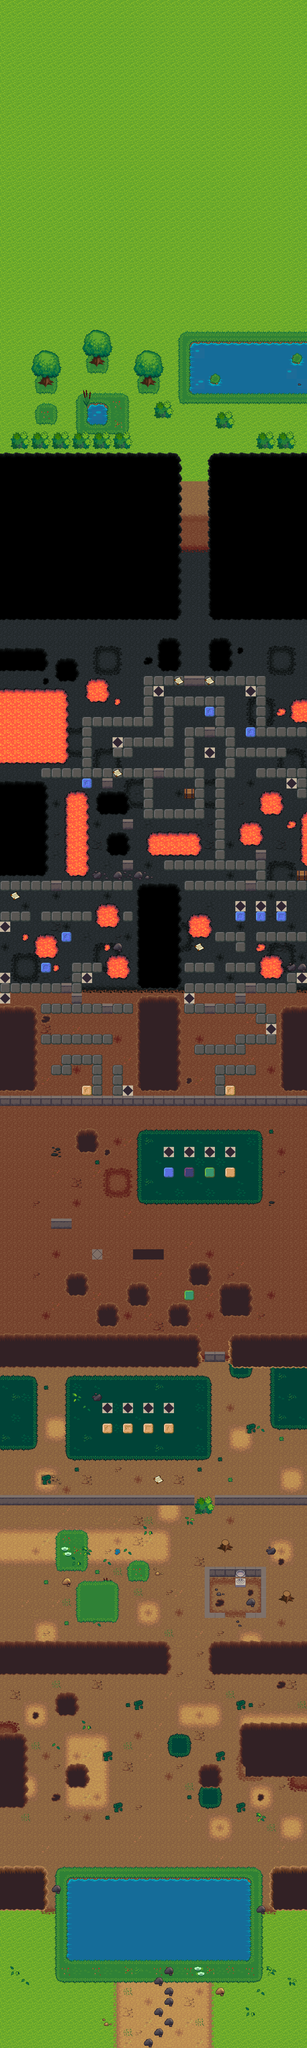

A level layout from a 2D game, rendered from its tile map. Below: a short description, then the map file with tile-grid data replaced by summaries:
An orthogonal 30x200 tile map with 32x32 px tiles, 22 tile layers (collision, ground, road, grass, ...), 5 hidden layers not drawn, 4 tilesets and 68 objects (22x door, 11x paper, 2x win, 2x key, triangleplatform, ...).

<map version="1.0" orientation="orthogonal" width="30" height="200" tilewidth="32" tileheight="32">
 <tileset firstgid="1" name="allterrain" tilewidth="32" tileheight="32">
  <image source="allterrain.png" width="672" height="1200" />
  <tile id="496">
   <properties>
    <property name="block" value="yellow" />
   </properties>
  </tile>
  <tile id="497">
   <properties>
    <property name="block" value="x" />
   </properties>
  </tile>
  <tile id="499">
   <properties>
    <property name="block" value="square" />
   </properties>
  </tile>
  <tile id="500">
   <properties>
    <property name="block" value="triangle" />
   </properties>
  </tile>
  <tile id="501">
   <properties>
    <property name="block" value="star" />
   </properties>
  </tile>
  <tile id="580">
   <properties>
    <property name="block" value="green" />
   </properties>
  </tile>
  <tile id="601">
   <properties>
    <property name="block" value="blue" />
   </properties>
  </tile>
  <tile id="603">
   <properties>
    <property name="block" value="circle" />
   </properties>
  </tile>
  <tile id="605">
   <properties>
    <property name="block" value="triangle" />
   </properties>
  </tile>
  <tile id="606">
   <properties>
    <property name="block" value="star" />
   </properties>
  </tile>
  <tile id="643">
   <properties>
    <property name="block" value="purple" />
   </properties>
  </tile>
 </tileset>
 <tileset firstgid="778" name="base_out_atlas" tilewidth="32" tileheight="32">
  <image source="base_out_atlas.png" width="1024" height="1024" />
 </tileset>
 <tileset firstgid="1802" name="terrain_atlas" tilewidth="32" tileheight="32">
  <image source="terrain_atlas.png" width="1024" height="1024" />
 </tileset>
 <tileset firstgid="2826" name="meta_tiles" tilewidth="32" tileheight="32">
  <image source="meta_tiles.png" width="67" height="34" />
  <tile id="0">
   <properties>
    <property name="collidable" value="true" />
   </properties>
  </tile>
 </tileset>
 <layer name="collision" width="30" height="200">
  <properties>
   <property name="collision" value="true" />
  </properties>
  <data>[6000 cells, 2279 non-empty, 1 distinct tile ids]</data>
 </layer>
 <layer name="ground" width="30" height="200">
  <data>[6000 cells, 6000 non-empty, 2 distinct tile ids]</data>
 </layer>
 <layer name="road" width="30" height="200">
  <data>[6000 cells, 4761 non-empty, 65 distinct tile ids]</data>
 </layer>
 <layer name="grass" width="30" height="200">
  <data>[6000 cells, 4123 non-empty, 106 distinct tile ids]</data>
 </layer>
 <layer name="moreground" width="30" height="200">
  <data>[6000 cells, 19 non-empty, 2 distinct tile ids]</data>
 </layer>
 <layer name="moreroad" width="30" height="200">
  <data>[6000 cells, 1368 non-empty, 2 distinct tile ids]</data>
 </layer>
 <layer name="roads" width="30" height="200">
  <data>[6000 cells, 224 non-empty, 34 distinct tile ids]</data>
 </layer>
 <layer name="walls" width="30" height="200">
  <data>[6000 cells, 1409 non-empty, 92 distinct tile ids]</data>
 </layer>
 <layer name="pondempty" width="30" height="200">
  <properties>
   <property name="visible" value="false" />
  </properties>
  <data>[6000 cells, 1 non-empty, 1 distinct tile ids]</data>
 </layer>
 <layer name="cupVanish" width="30" height="200">
  <data>[6000 cells, 2 non-empty, 2 distinct tile ids]</data>
 </layer>
 <layer name="lake" width="30" height="200">
  <properties>
   <property name="visible" value="false" />
  </properties>
  <data>[6000 cells, 42 non-empty, 12 distinct tile ids]</data>
 </layer>
 <layer name="lake2" width="30" height="200">
  <properties>
   <property name="visible" value="false" />
  </properties>
  <data>[6000 cells, 28 non-empty, 8 distinct tile ids]</data>
 </layer>
 <layer name="lakecollidable3" width="30" height="200">
  <properties>
   <property name="collision" value="true" />
   <property name="lakeKey" value="2" />
  </properties>
  <data>[6000 cells, 28 non-empty, 2 distinct tile ids]</data>
 </layer>
 <layer name="lakecollidable2" width="30" height="200">
  <properties>
   <property name="collision" value="true" />
   <property name="lakeKey" value="2" />
  </properties>
  <data>[6000 cells, 28 non-empty, 5 distinct tile ids]</data>
 </layer>
 <layer name="lakecollidable" width="30" height="200">
  <properties>
   <property name="collision" value="true" />
   <property name="lakeKey" value="1" />
  </properties>
  <data>[6000 cells, 63 non-empty, 3 distinct tile ids]</data>
 </layer>
 <layer name="platformBase" width="30" height="200">
  <data>[6000 cells, 26 non-empty, 1 distinct tile ids]</data>
 </layer>
 <layer name="platformTiles" width="30" height="200">
  <data>[6000 cells, 29 non-empty, 3 distinct tile ids]</data>
 </layer>
 <objectgroup name="platforms" width="30" height="200">
  <object name="triangleplatform" gid="471" x="320" y="4416">
   <properties>
    <property name="block" value="triangle" />
    <property name="key" value="puzzle4DoorKey" />
    <property name="toggle" value="key" />
    <property name="vanish" value="true" />
   </properties>
  </object>
  <object name="starplatform" gid="471" x="384" y="4416">
   <properties>
    <property name="block" value="star" />
    <property name="key" value="puzzle4DoorKey" />
    <property name="toggle" value="key" />
    <property name="vanish" value="true" />
   </properties>
  </object>
  <object name="xplatform" gid="471" x="448" y="4416">
   <properties>
    <property name="block" value="x" />
    <property name="key" value="puzzle4DoorKey" />
    <property name="toggle" value="key" />
    <property name="vanish" value="true" />
   </properties>
  </object>
  <object name="squareplatform" gid="471" x="512" y="4416">
   <properties>
    <property name="block" value="square" />
    <property name="key" value="puzzle4DoorKey" />
    <property name="toggle" value="key" />
    <property name="vanish" value="true" />
   </properties>
  </object>
  <object name="yellowplatform" gid="471" x="512" y="3616">
   <properties>
    <property name="block" value="yellow" />
    <property name="key" value="doorKey" />
    <property name="toggle" value="key" />
   </properties>
  </object>
  </objectgroup>
 <layer name="objectTiles" width="30" height="200">
  <properties>
   <property name="collision" value="true" />
  </properties>
  <data>[6000 cells, 36 non-empty, 6 distinct tile ids]</data>
 </layer>
 <objectgroup name="objects" width="30" height="200">
  <!-- 39 objects omitted --></objectgroup>
 <layer name="girl" width="30" height="200">
  <data>[6000 cells, 10 non-empty, 5 distinct tile ids]</data>
 </layer>
 <layer name="man" width="30" height="200">
  <data>[6000 cells, 30 non-empty, 11 distinct tile ids]</data>
 </layer>
 <layer name="move" width="30" height="200">
  <data>[6000 cells, 19 non-empty, 12 distinct tile ids]</data>
 </layer>
 <layer name="bushVanish" width="30" height="200">
  <properties>
   <property name="collidable" value="true" />
  </properties>
  <data>[6000 cells, 4 non-empty, 4 distinct tile ids]</data>
 </layer>
 <layer name="trees" width="30" height="200" visible="0">
  <data>[6000 cells, 604 non-empty, 99 distinct tile ids]</data>
 </layer>
 <layer name="newtileset1" width="30" height="200" visible="0">
  <data>[6000 cells, 27 non-empty, 22 distinct tile ids]</data>
 </layer>
 <layer name="newtileset2" width="30" height="200" visible="0">
  <data>[6000 cells, 18 non-empty, 15 distinct tile ids]</data>
 </layer>
 <layer name="baseoutatlas" width="30" height="200" visible="0">
  <data>[6000 cells, 139 non-empty, 48 distinct tile ids]</data>
 </layer>
 <layer name="abovegrass" width="30" height="200" visible="0">
  <data>[6000 cells, 116 non-empty, 30 distinct tile ids]</data>
 </layer>
</map>
<!-- 63 of 68 objects omitted -->
